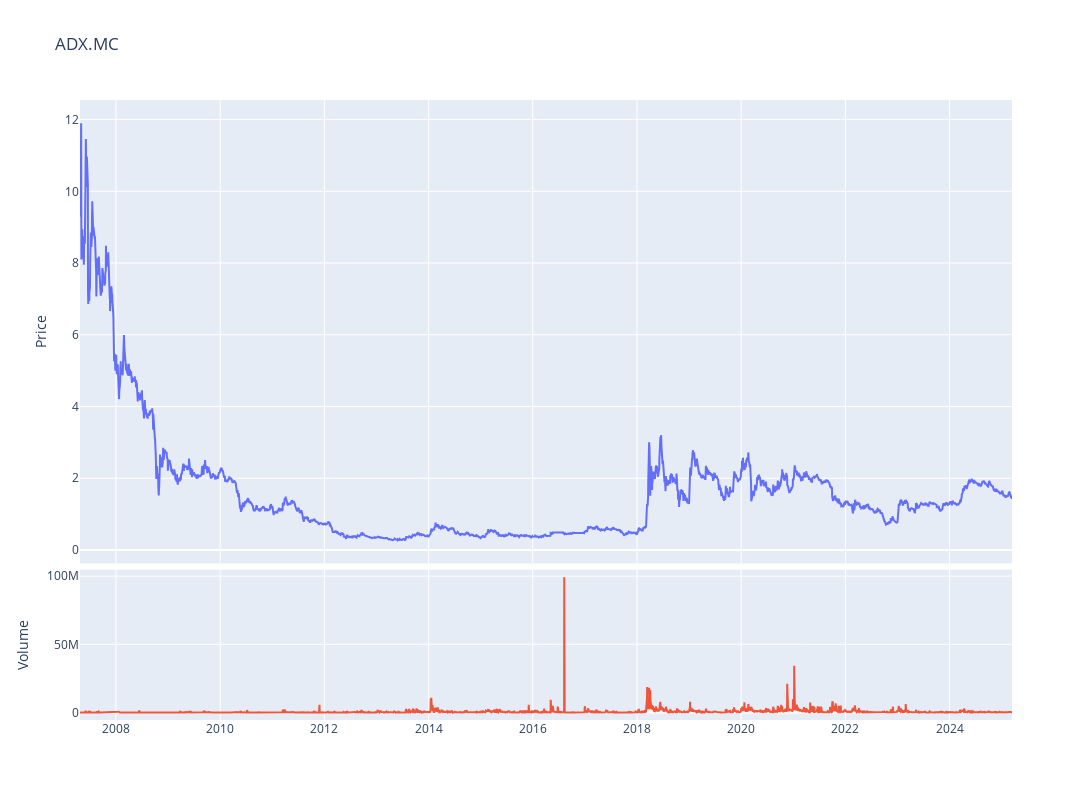

Here is the notebook cell this chart was saved with:
### Code cell
fig = make_subplots(rows=4, cols=1,shared_xaxes=True,vertical_spacing=0.01,specs=[[{'rowspan':3,'colspan':1}],[None],[None],[{'rowspan':1,'colspan':1}]])

# Graph (1,1)
fig.add_trace(go.Scatter(x=stock_ticker.index,y=stock_ticker['Close'],mode="lines",name=f"{ticker}"),row=1, col=1)
# Update xaxis properties
fig.update_yaxes(title_text="Price", row=1, col=1)

# Graph (4,1)
fig.add_trace(go.Scatter(x=stock_ticker.index,y=stock_ticker['Volume'],mode="lines",name='Volume'),row=4, col=1)
fig.update_yaxes(title_text="Volume", row=4, col=1)

fig.update_layout(height=800, width=1300,showlegend=False,title=f"{ticker}")

fig.show()

### Figure 1 — Plotly figure (JSON) as saved in the notebook; plotly's stock layout.template omitted (floating-point values rounded to 4 significant figures; data arrays with more than 128 entries replaced by an {"elided": "..."} marker saying what was removed)
{"data": [{"mode": "lines", "name": "ADX.MC", "type": "scatter", "x": {"elided": "4574 str values"}, "xaxis": "x", "y": {"elided": "4574 float values"}, "yaxis": "y"}, {"mode": "lines", "name": "Volume", "type": "scatter", "x": {"elided": "4574 str values"}, "xaxis": "x2", "y": {"elided": "4574 int values"}, "yaxis": "y2"}], "layout": {"height": 800, "showlegend": false, "title": {"text": "ADX.MC"}, "width": 1300, "xaxis": {"anchor": "y", "domain": [0, 1], "matches": "x2", "showticklabels": false}, "xaxis2": {"anchor": "y2", "domain": [0, 1]}, "yaxis": {"anchor": "x", "domain": [0.2525, 1], "title": {"text": "Price"}}, "yaxis2": {"anchor": "x2", "domain": [0, 0.2425], "title": {"text": "Volume"}}}}
